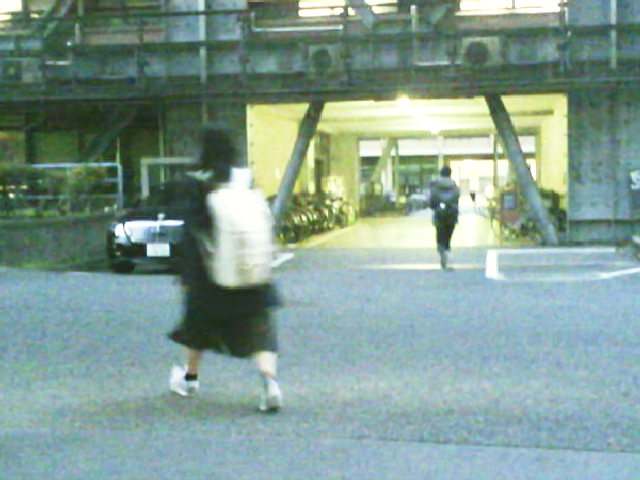
#> input picture data/IVIF_degraded/train/vi/00001D.png, 640 x 480 px, found by its file name; its folder holds only this picture in this run
$ python noise.py
#> lines starting #> are read from the running program, lines starting #| are printed output that depends on the picture
import os
import cv2
import numpy as np

# Input and output folder paths
input_folder = "/data/timer/DRMF/data/LLVIP/test/vi"
output_folder = "/data/timer/DRMF/data/LLVIP/test/vi_noise"

# Create the output folder if it doesn't exist
if not os.path.exists(output_folder):
    os.makedirs(output_folder)

# Iterate through all images in the input folder
for filename in os.listdir(input_folder):
    if filename.lower().endswith(('.png', '.jpg', '.jpeg', '.gif')):
        # Read the original image
        image_path = os.path.join(input_folder, filename)
        img = cv2.imread(image_path, cv2.COLOR_BGR2GRAY)
#> img is the input picture: shape (480, 640, 3); mean B, G, R 146.2, 155.6, 129.6
        print(filename)
        # Add random noise (e.g., Gaussian noise)
        noise_level = np.random.randint(5, 10)
        noise = np.random.normal(0, 5, img.shape)
        noisy_image = img + noise
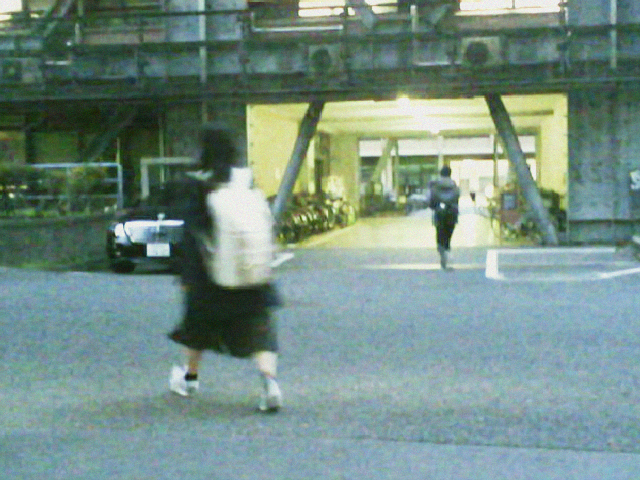
#> noisy_image: shape (480, 640, 3) float64; mean B, G, R 146.2, 155.6, 129.6; drawn with min black and max white

        # Set the gamma value (less than 1 darkens the image, greater than 1 brightens the image)
        gamma = 1.2

        # Apply gamma correction to the image
        gamma_corrected = np.power(noisy_image/255.0, gamma)
        gamma_corrected = (gamma_corrected * 255).astype(np.uint8)
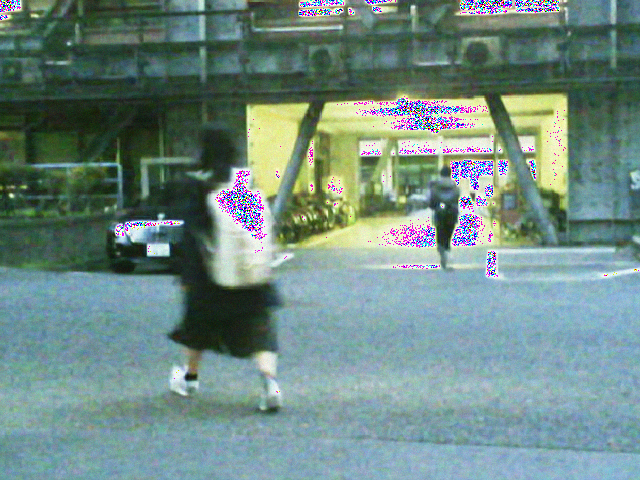
#> gamma_corrected: shape (480, 640, 3); mean B, G, R 132.3, 138.7, 112.6

        # Save the noisy image to the output folder
        output_path = os.path.join(output_folder, filename)
        cv2.imwrite(output_path, noisy_image)

print("Noise addition completed.")

$ run again, on data/IVIF_degraded/train/vi/00006N.png
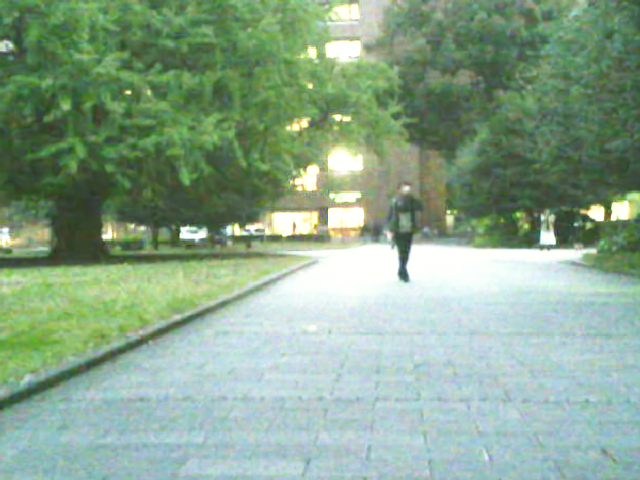
#> input picture data/IVIF_degraded/train/vi/00006N.png, 640 x 480 px, found by its file name
#> img is the input picture: shape (480, 640, 3); mean B, G, R 140.1, 165.2, 136.9
#> `noisy_image = img + noise`:
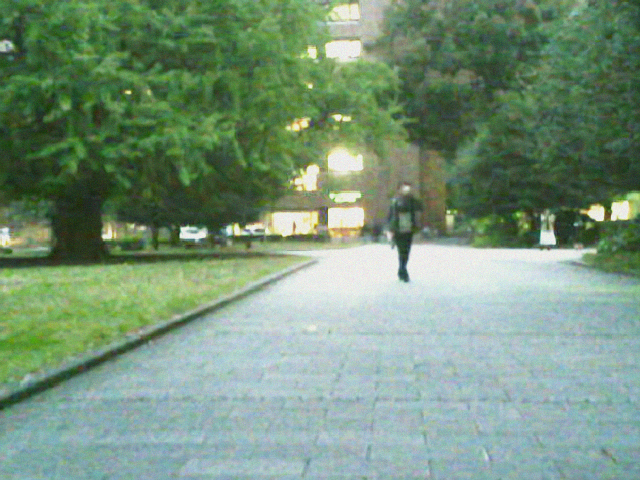
#> noisy_image: shape (480, 640, 3) float64; mean B, G, R 140.1, 165.2, 136.9; drawn with min black and max white
#> `gamma_corrected = (gamma_corrected * 255).astype(np.uint8)`:
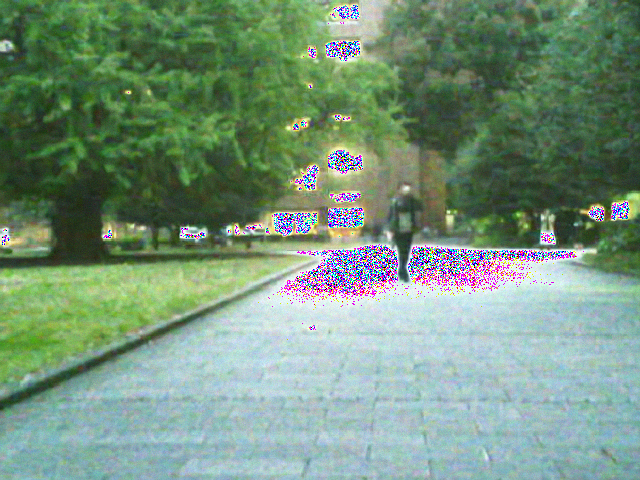
#> gamma_corrected: shape (480, 640, 3); mean B, G, R 125.1, 147.9, 119.3

$ run again, on data/IVIF_degraded/train/vi/00007N.png
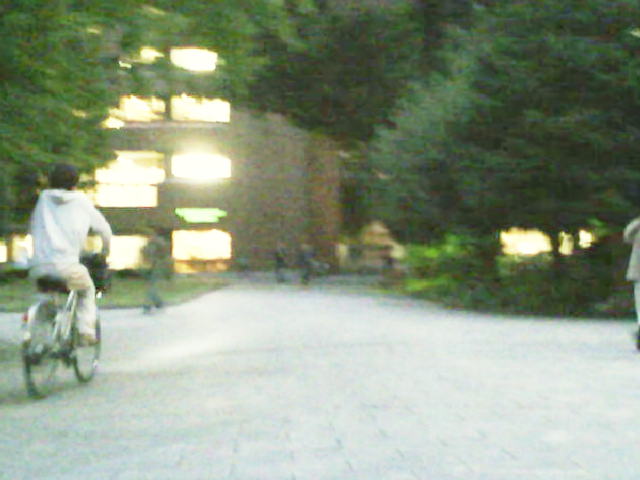
#> input picture data/IVIF_degraded/train/vi/00007N.png, 640 x 480 px, found by its file name
#> img is the input picture: shape (480, 640, 3); mean B, G, R 129.2, 150.9, 138.7
#> `noisy_image = img + noise`:
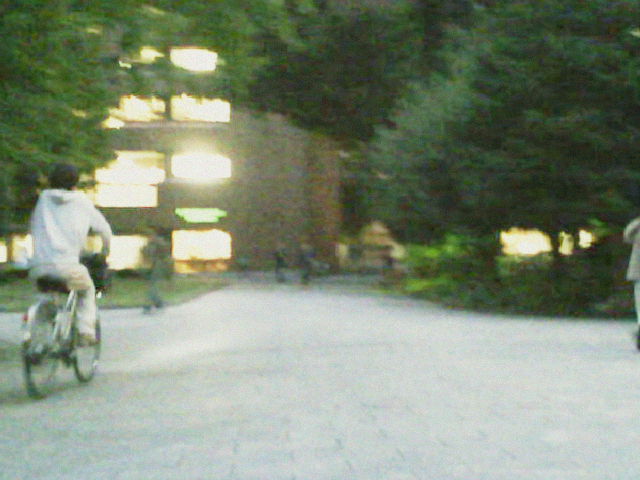
#> noisy_image: shape (480, 640, 3) float64; mean B, G, R 129.2, 150.9, 138.7; drawn with min black and max white
#> `gamma_corrected = (gamma_corrected * 255).astype(np.uint8)`:
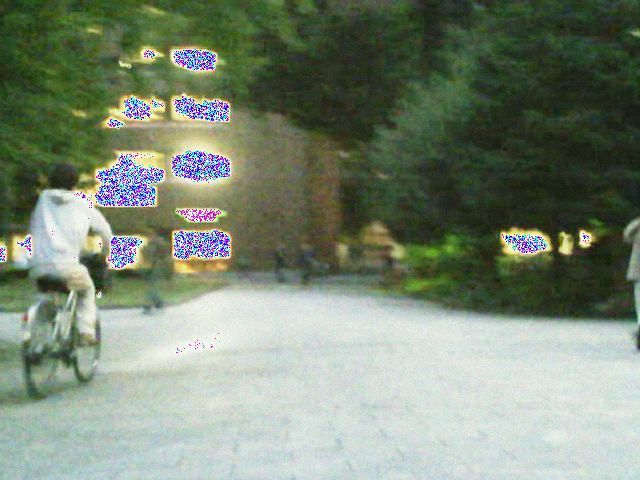
#> gamma_corrected: shape (480, 640, 3); mean B, G, R 117.2, 135.5, 123.1

$ run again, on data/IVIF_degraded/train/vi/00009N.png
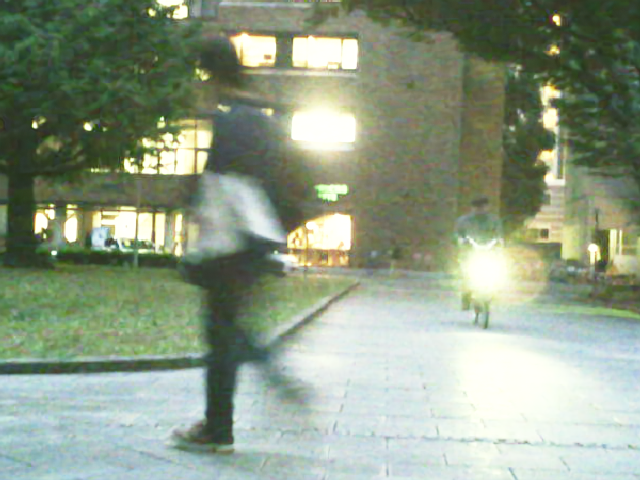
#> input picture data/IVIF_degraded/train/vi/00009N.png, 640 x 480 px, found by its file name
#> img is the input picture: shape (480, 640, 3); mean B, G, R 133.7, 155.3, 141.9
#> `noisy_image = img + noise`:
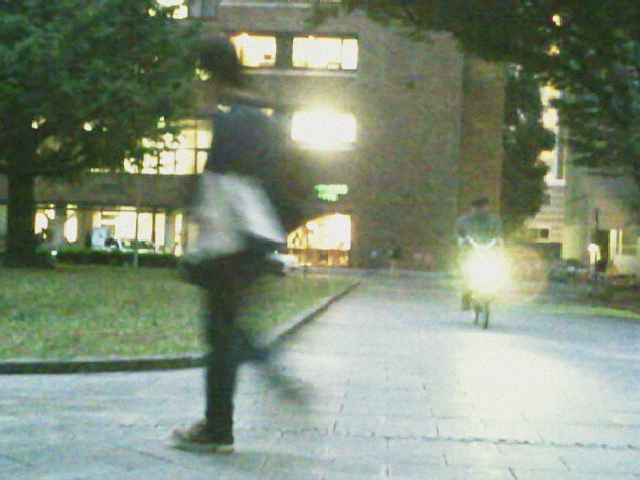
#> noisy_image: shape (480, 640, 3) float64; mean B, G, R 133.7, 155.3, 141.9; drawn with min black and max white
#> `gamma_corrected = (gamma_corrected * 255).astype(np.uint8)`:
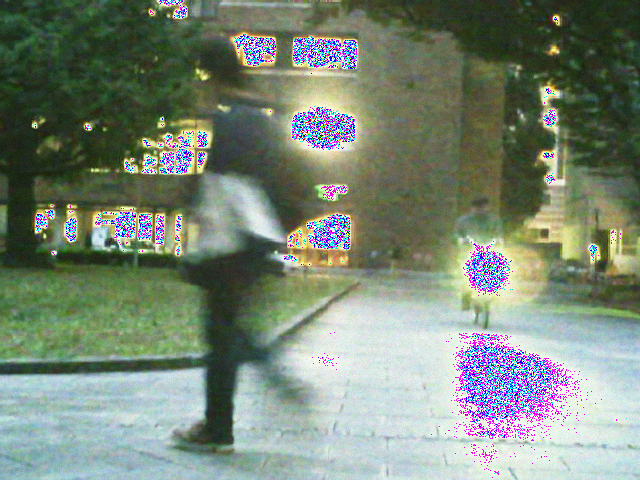
#> gamma_corrected: shape (480, 640, 3); mean B, G, R 120.3, 135.7, 123.2

$ run again, on data/IVIF_degraded/train/vi/00002D.png
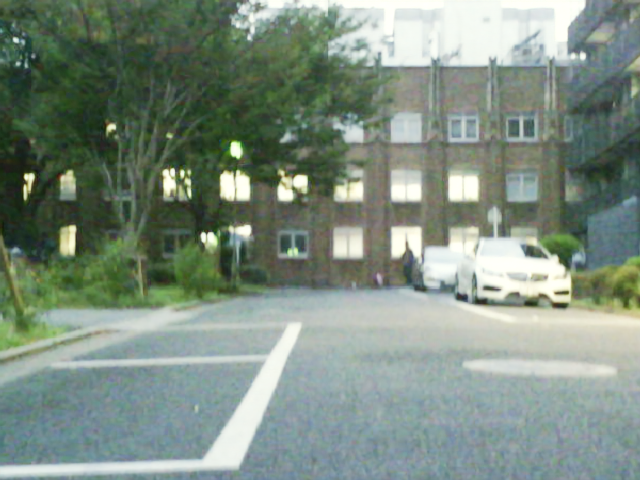
#> input picture data/IVIF_degraded/train/vi/00002D.png, 640 x 480 px, found by its file name
#> img is the input picture: shape (480, 640, 3); mean B, G, R 128.8, 141.5, 126
#> `noisy_image = img + noise`:
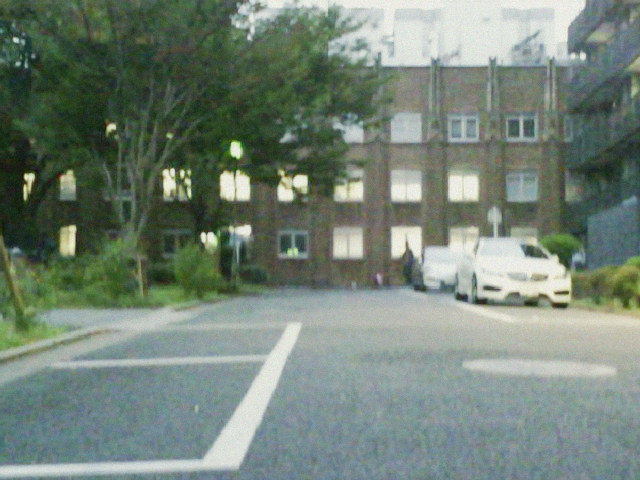
#> noisy_image: shape (480, 640, 3) float64; mean B, G, R 128.8, 141.5, 126; drawn with min black and max white
#> `gamma_corrected = (gamma_corrected * 255).astype(np.uint8)`:
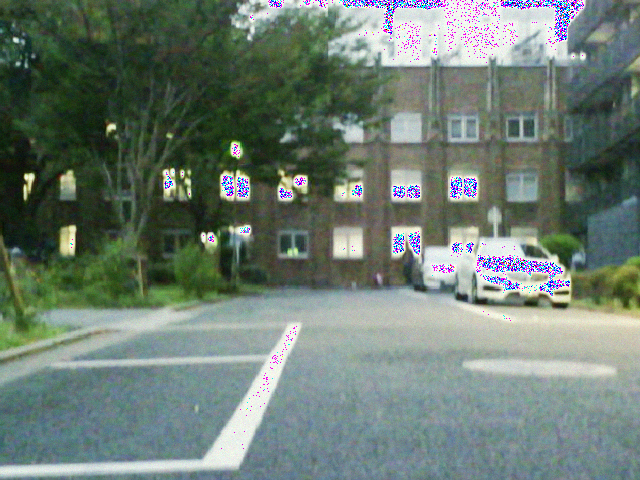
#> gamma_corrected: shape (480, 640, 3); mean B, G, R 114.8, 124.7, 109.7
